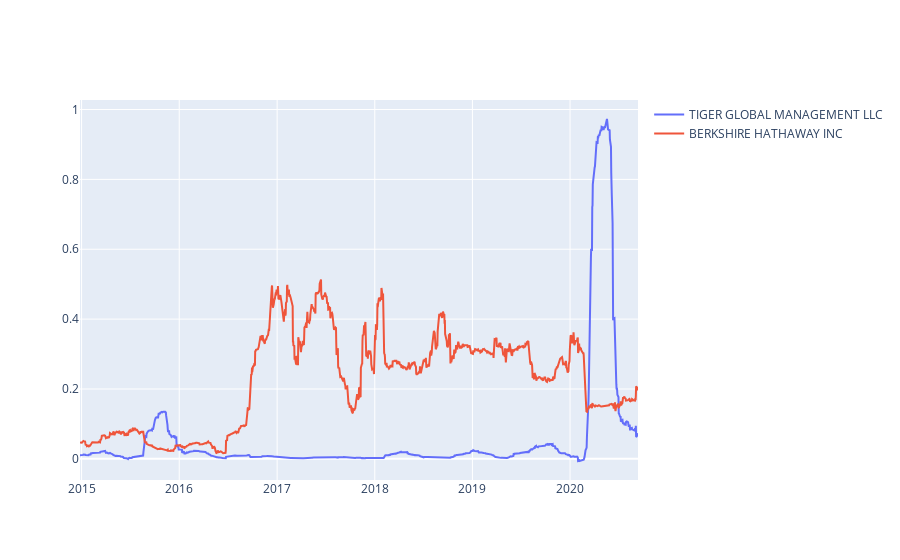

The cell this chart's notebook holds for it:
### Markdown cell above
##### Portfolio 1 - Step 4: Plot the 60-day rolling beta. Be sure to include the `title` parameter, and adjust the figure size if necessary.

### Code cell
# Plot the rolling beta 
# Include a title parameter and adjust the figure size
# YOUR CODE HERE
traces = [
    graph_objects.Scatter(y=rolling_beta_tiger, name='TIGER GLOBAL MANAGEMENT LLC', x=rolling_beta_tiger.index),
    graph_objects.Scatter(y=rolling_beta_bh, name='BERKSHIRE HATHAWAY INC', x=rolling_beta_bh.index)
]
fig = graph_objects.Figure(data=traces)
fig.show()

### Figure 1 — Plotly figure (JSON) as saved in the notebook; plotly's stock layout.template omitted (floating-point values rounded to 4 significant figures; data arrays with more than 128 entries replaced by an {"elided": "..."} marker saying what was removed)
{"data": [{"name": "TIGER GLOBAL MANAGEMENT LLC", "type": "scatter", "x": {"elided": "1438 str values"}, "y": {"elided": "1438 float values"}}, {"name": "BERKSHIRE HATHAWAY INC", "type": "scatter", "x": {"elided": "1438 str values"}, "y": {"elided": "1438 float values"}}], "layout": {}}
